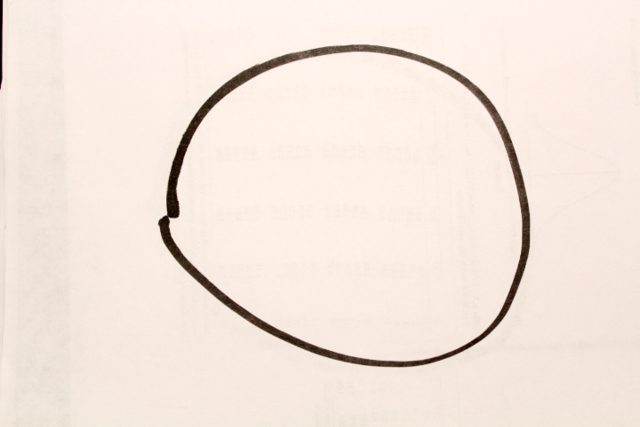
#> input picture digits/digits/digit-0a.jpg, 1280 x 853 px, found by its file name (shown at 1/2 size); the run also reads 4 pictures not shown here
$ jupyter execute --allow-errors DigitRecognization.ipynb
#> lines starting #> are read from the running program, lines starting #| are printed output that depends on the picture
[cell 1]
from sklearn.datasets import load_digits
import numpy as np
import matplotlib.pyplot as plt
from sklearn.linear_model import LogisticRegression
from sklearn.neighbors import KNeighborsClassifier
from sklearn.svm import LinearSVC
from sklearn.ensemble import RandomForestClassifier
from sklearn.metrics import accuracy_score
from sklearn.model_selection import train_test_split
import pandas as pd
import csv
import seaborn as sns
from sklearn.decomposition import PCA
from sklearn.naive_bayes import GaussianNB
from sklearn.preprocessing import StandardScaler
from sklearn.svm import SVC
from sklearn.metrics import confusion_matrix
from sklearn.metrics import precision_recall_fscore_support

[cell 2]
data = load_digits()

[cell 3]
import cv2
import numpy as np
from PIL import Image as PIL_Image

img_path = 'digits_processed/'
img_names = ['digit-0a.jpg', 'digit-1a.jpg', 'digit-2a.jpg', 'digit-3a.jpg', 'digit-4a.jpg',
             'digit-5a.jpg', 'digit-6a.jpg', 'digit-7a.jpg', 'digit-8a.jpg', 'digit-9a.jpg']

def digit_import(img_name):
    img = PIL_Image.open(img_path + img_name).convert("L")
    image = img.resize((8,8))
    image = np.asarray(image)*16.0/255.0
    image = image.flatten()
    print(type(image), image.shape, image.max(), image.min())
    plt.figure()
    plt.imshow(np.reshape(image, (8,8)), cmap=plt.cm.gray)
    return image

#> (the rest of this cell did not finish here and is left out)

[cell 4]
print(data.data.shape)

[cell 5]
plt.figure(figsize=(20,4))
for index, (image, label) in enumerate(zip(data.data[0:10], data.target[0:10])):
    plt.subplot(1, 10, index + 1)
    plt.imshow(np.reshape(image, (8,8)), cmap=plt.cm.gray)
    print(type(image), image.shape, image.max(), image.min())
    print(type(label), label)
    plt.title('Training: %i\n' % label, fontsize = 20)
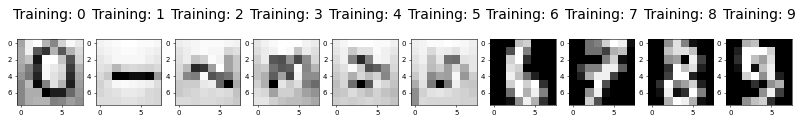
#> figure drawn by matplotlib, 10 panels

[cell 6]
sns.countplot(data['target'])
plt.show()
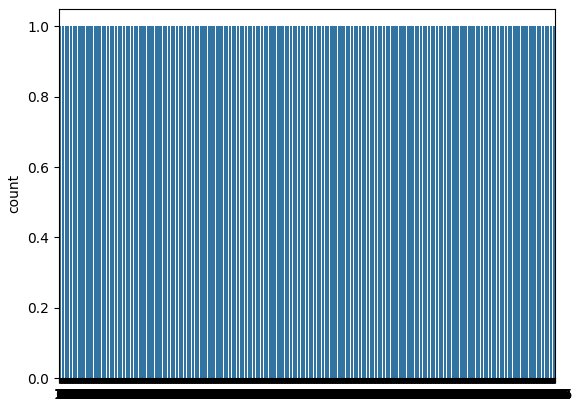
#> figure drawn by matplotlib, 1 panel

[cell 7]
trainX, testX, trainY, testY = train_test_split(data.data, data.target, test_size=0.25, random_state=0)

[cell 8]
def accuracy_precision_recall_fscore(expected, predicted):
    print("Accuracy: ", accuracy_score(expected, predicted))
    print("precision_recall_fscore with macro average:", precision_recall_fscore_support(expected, predicted, average='macro'))
    print("precision_recall_fscore with micro average:", precision_recall_fscore_support(expected, predicted, average='micro'))
    print("precision_recall_fscore with macro weighted:", precision_recall_fscore_support(expected, predicted, average='weighted'))

[cell 9]
clf = LogisticRegression()
clf.fit(trainX, trainY)
expected = testY
predicted = clf.predict(testX)
accuracy_precision_recall_fscore(expected, predicted)

[cell 10]
clf = GaussianNB()
clf.fit(trainX, trainY)
expected = testY
predicted = clf.predict(testX)
accuracy_precision_recall_fscore(expected, predicted)

[cell 11]
clf = KNeighborsClassifier()
clf.fit(trainX, trainY)
expected = testY
predicted = clf.predict(testX)
accuracy_precision_recall_fscore(expected, predicted)

[cell 12]
clf = LinearSVC()
clf.fit(trainX, trainY)
expected = testY
predicted = clf.predict(testX)
accuracy_precision_recall_fscore(expected, predicted)

[cell 13]
trainXStd= StandardScaler().fit_transform(trainX)
testXStd= StandardScaler().fit_transform(testX)

[cell 14]
pca2 = PCA(n_components=2)
proj = pca2.fit_transform(data.data)
plt.scatter(proj[:, 0], proj[:, 1], c=data.target, cmap="Paired")
plt.colorbar()
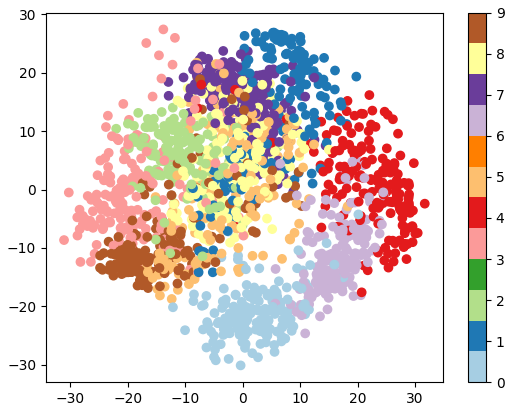
#> figure drawn by matplotlib, 2 panels

[cell 15]
pcaClf2 = PCA(n_components=2, whiten=True)
pcaClf2.fit(trainXStd)
trainXPCA = pcaClf2.transform(trainXStd)
clf = SVC()
clf.fit(trainXPCA,trainY)
expected = testY
testXPCA = pcaClf2.transform(testXStd)
predicted = clf.predict(testXPCA)
accuracy_precision_recall_fscore(expected, predicted)

[cell 16]
cm2 = confusion_matrix(expected,predicted)
sns.heatmap(cm2, square=True, cmap='inferno')
plt.title('2-Component PCA')
plt.ylabel('True value')
plt.xlabel('Predicted value')
plt.show()
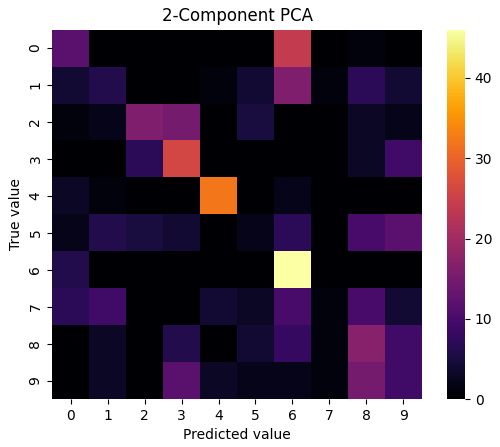
#> figure drawn by matplotlib, 2 panels

[cell 17]
pcaClf5 = PCA(n_components=5, whiten=True)
pcaClf5.fit(trainXStd)
trainXPCA = pcaClf5.transform(trainXStd)
clf = SVC()
clf.fit(trainXPCA,trainY)
expected = testY
testXPCA = pcaClf5.transform(testXStd)
predicted = clf.predict(testXPCA)
accuracy_precision_recall_fscore(expected, predicted)

[cell 18]
cm5 = confusion_matrix(expected,predicted)
sns.heatmap(cm5, square=True, cmap='inferno')
plt.title('5-Component PCA')
plt.ylabel('True Value')
plt.xlabel('Predicted Value')
plt.show()
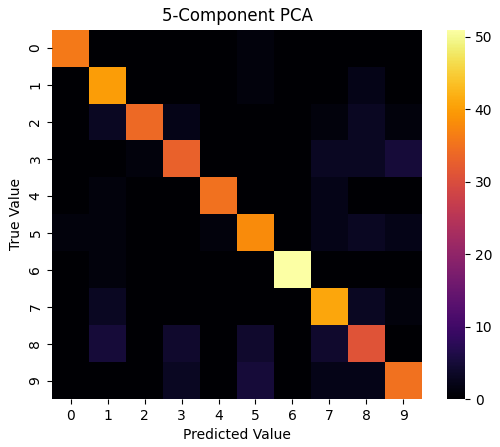
#> figure drawn by matplotlib, 2 panels

[cell 19]
pcaClf7 = PCA(n_components=7, whiten=True)
pcaClf7.fit(trainXStd)
trainXPCA = pcaClf7.transform(trainXStd)
clf = SVC()
clf.fit(trainXPCA,trainY)
expected = testY
testXPCA = pcaClf7.transform(testXStd)
predicted = clf.predict(testXPCA)
accuracy_precision_recall_fscore(expected, predicted)

[cell 20]
cm7 = confusion_matrix(expected,predicted)
sns.heatmap(cm7, square=True, cmap='inferno')
plt.title('7-Component PCA')
plt.ylabel('True Value')
plt.xlabel('Predicted Value')
plt.show()
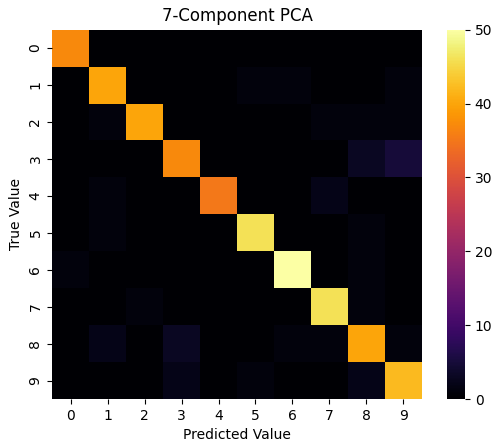
#> figure drawn by matplotlib, 2 panels
